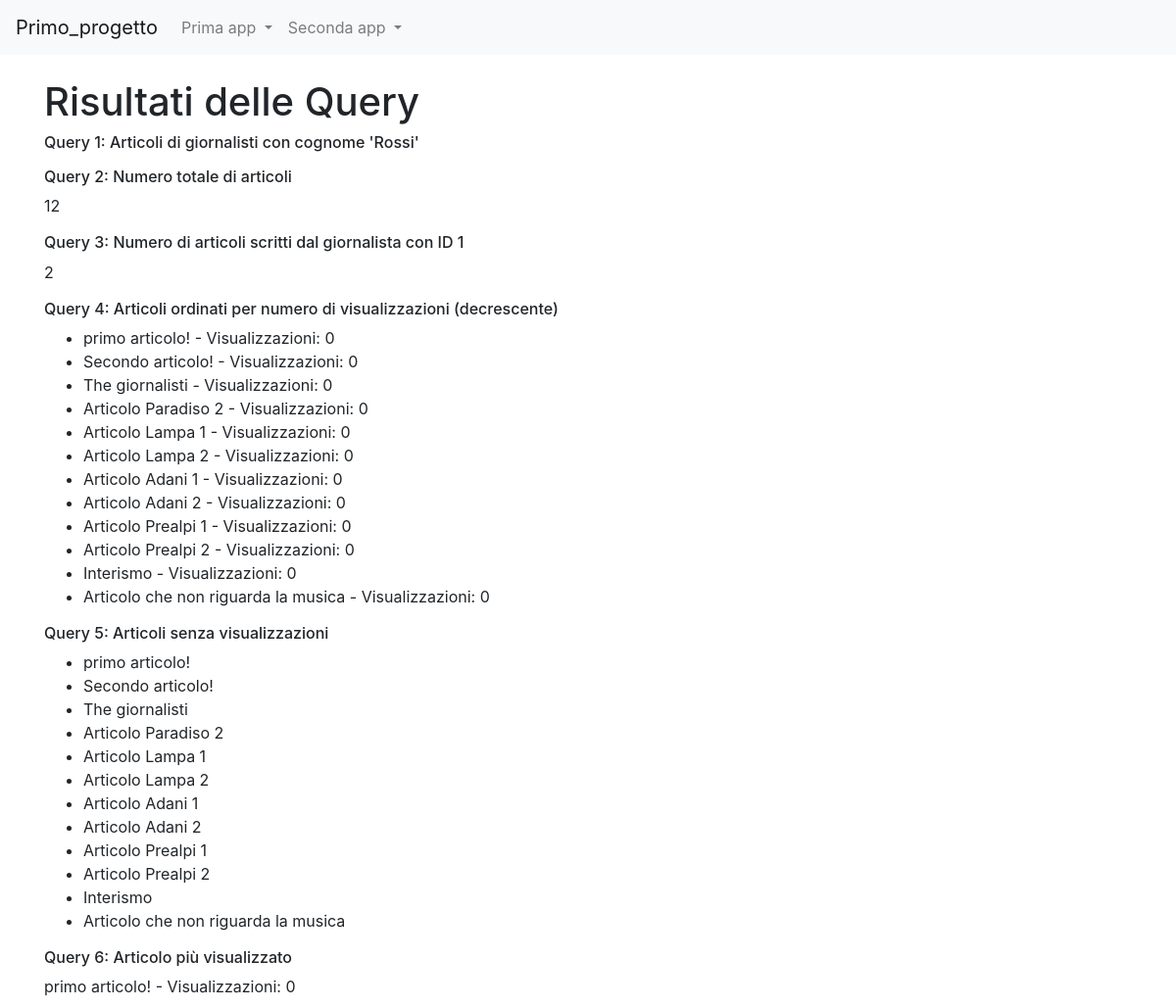
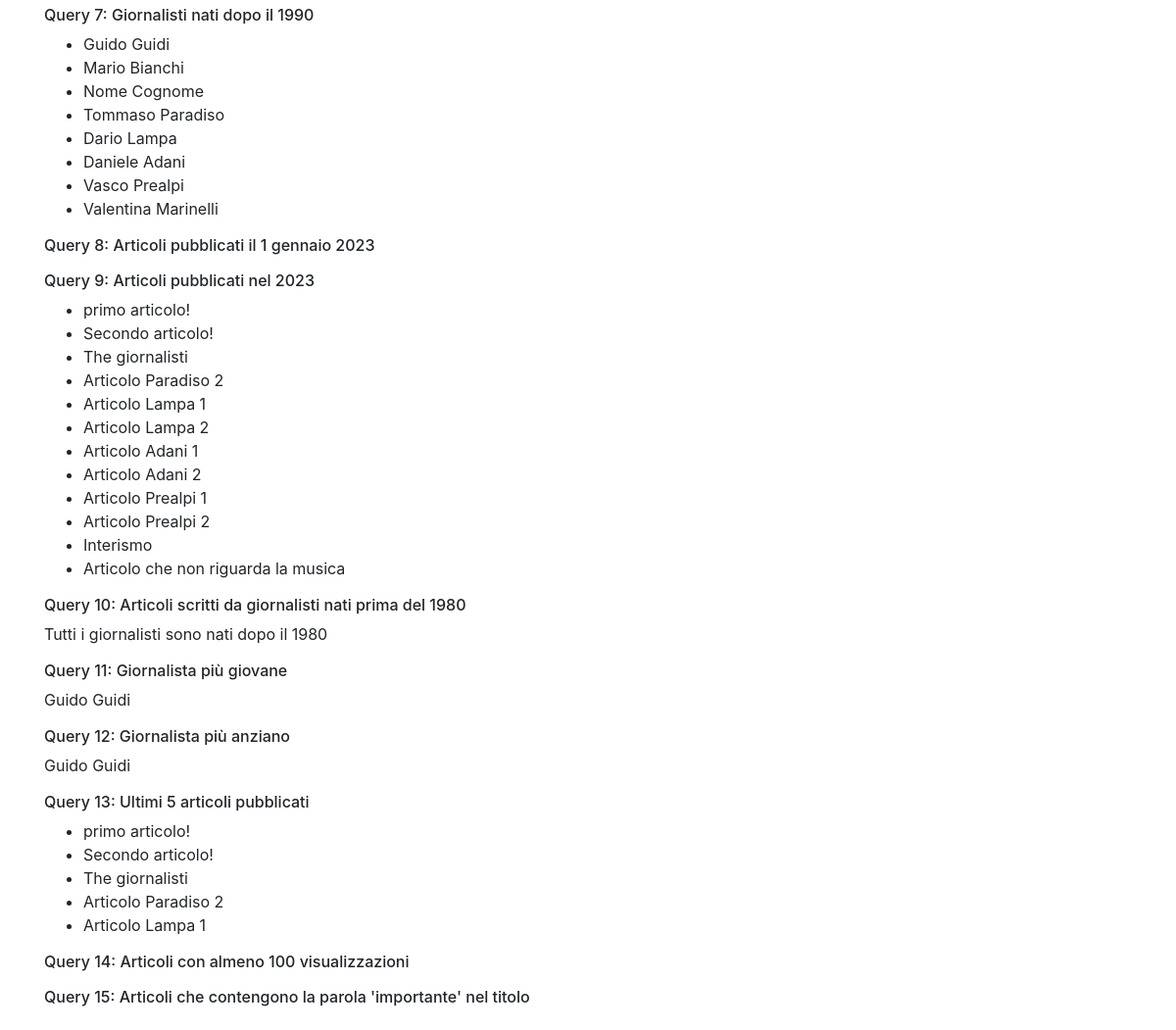
Page /news/query_base on the committed database (2 pictures, top to bottom).
### news/models.py (models this page shows, shortened)
class Articolo(models.Model):
    titolo = models.CharField(max_length=100)
    contenuto = models.TextField()
    giornalista = models.ForeignKey(Giornalista, on_delete=models.CASCADE, related_name="articoli")
    data=models.DateField(auto_now=True,blank=True)
    visualizzazioni=models.IntegerField(default=0,blank=True)
    class Meta:
        verbose_name =  "Articolo"
        verbose_name_plural = "Articoli"

class Giornalista(models.Model):
    nome = models.CharField(max_length=20)
    cognome = models.CharField(max_length=20)
    anno_di_nascita = models.DateTimeField(blank=True)
    class Meta:
        verbose_name = "Giornalista"
        verbose_name_plural = "Giornalisti"

### news/views.py (the view)
# urls.py: path("query_base",queryBase, name="query_base"),
def queryBase(request):
    articoli_cognome = Articolo.objects.filter(giornalista__cognome='Rossi')
    numero_totale_articoli = Articolo.objects.count()
    giornalista_1 = Giornalista.objects.get(id=9)
    numero_articoli_giornalista_1 = Articolo.objects.filter(giornalista=giornalista_1).count()
    articoli_ordinati = Articolo.objects.order_by('-visualizzazioni')
    articoli_senza_visualizzazioni = Articolo.objects.filter(visualizzazioni=0)
    articolo_piu_visualizzato = Articolo.objects.order_by('-visualizzazioni').first()
    giornalisti_data = Giornalista.objects.filter(anno_di_nascita__gt=datetime.date(1990, 1, 1))
    articoli_del_giorno = Articolo.objects.filter(data=datetime.date(2023, 1, 1))
    articoli_periodo = Articolo.objects.filter(data__range=(datetime.date(2023, 1, 1), datetime.date(2023, 12, 31)))
    giornalisti_nati = Giornalista.objects.filter(anno_di_nascita__lt=datetime.date(1980, 1, 1))
    articoli_giornalisti = Articolo.objects.filter(giornalista__in=giornalisti_nati)
    giornalista_giovane = Giornalista.objects.order_by('anno_di_nascita').first()
    giornalista_anziano = Giornalista.objects.order_by('-anno_di_nascita').first()
    ultimi = Articolo.objects.order_by('-data')[:5]
    articoli_minime_visualizzazioni = Articolo.objects.filter(visualizzazioni__gte=100)
    articoli_parola = Articolo.objects.filter(titolo__icontains='importante')
    context = {
        'articoli_cognome': articoli_cognome,
        'numero_totale_articoli': numero_totale_articoli,
        'numero_articoli_giornalista_1': numero_articoli_giornalista_1,
        'articoli_ordinati': articoli_ordinati,
        'articoli_senza_visualizzazioni': articoli_senza_visualizzazioni,
        'articolo_piu_visualizzato': articolo_piu_visualizzato,
        'giornalisti_data': giornalisti_data,
        'articoli_del_giorno': articoli_del_giorno,
        'articoli_periodo': articoli_periodo,
        'articoli_giornalisti': articoli_giornalisti,
        'giornalista_giovane': giornalista_giovane,
        'giornalista_anziano': giornalista_anziano,
        'ultimi': ultimi,
        'articoli_minime_visualizzazioni': articoli_minime_visualizzazioni,
        'articoli_parola': articoli_parola,
    }
    return render(request, 'query_base.html', context)

### news/templates/query_base.html (shortened to what this page needs)
{% extends "base.html" %}
{%block content %}
    <h1>Risultati delle Query</h1>
    <h6>Query 1: Articoli di giornalisti con cognome 'Rossi'</h6>
    <h6>Query 2: Numero totale di articoli</h6>
    <p>{{ numero_totale_articoli }}</p>
    <h6>Query 3: Numero di articoli scritti dal giornalista con ID 1</h6>
    <p>{{ numero_articoli_giornalista_1 }}</p>
    <h6>Query 4: Articoli ordinati per numero di visualizzazioni (decrescente)</h6>
    <ul>
        {% for articolo in articoli_ordinati %}
            <li>{{ articolo.titolo }} - Visualizzazioni: {{ articolo.visualizzazioni }}</li>
        {% endfor %}
    </ul>
    <h6>Query 5: Articoli senza visualizzazioni</h6>
    <ul>
        {% for articolo in articoli_senza_visualizzazioni %}
            <li>{{ articolo.titolo }}</li>
        {% endfor %}
    </ul>
    <h6>Query 6: Articolo più visualizzato</h6>
    <p>{{ articolo_piu_visualizzato.titolo }} - Visualizzazioni: {{ articolo_piu_visualizzato.visualizzazioni }}</p>
    <h6>Query 7: Giornalisti nati dopo il 1990</h6>
    <ul>
        {% for giornalista in giornalisti_data %}
            <li>{{ giornalista.nome }} {{ giornalista.cognome }}</li>
        {% endfor %}
    </ul>
    <h6>Query 8: Articoli pubblicati il 1 gennaio 2023</h6>
    <h6>Query 9: Articoli pubblicati nel 2023</h6>
    <ul>
        {% for articolo in articoli_periodo %}
            <li>{{ articolo.titolo }}</li>
        {% endfor %}
    </ul>
    <h6>Query 10: Articoli scritti da giornalisti nati prima del 1980</h6>
    {% if articoli_giornalisti %}
        <ul>
            {% for articolo in articoli_giornalisti %}
                <li>{{ articolo.titolo }} - Scritto da {{ articolo.giornalista.nome }} {{ articolo.giornalista.cognome }}</li>
            {% endfor %}
        </ul>
    {% else %}
        <p>Tutti i giornalisti sono nati dopo il 1980</p>
    {% endif %}
    <h6>Query 11: Giornalista più giovane</h6>
    <p>{{ giornalista_giovane.nome }} {{ giornalista_giovane.cognome }}</p>
    <h6>Query 12: Giornalista più anziano</h6>
    <p>{{ giornalista_anziano.nome }} {{ giornalista_anziano.cognome }}</p>
    <h6>Query 13: Ultimi 5 articoli pubblicati</h6>
    <ul>
        {% for articolo in ultimi %}
            <li>{{ articolo.titolo }}</li>
        {% endfor %}
    </ul>
    <h6>Query 14: Articoli con almeno 100 visualizzazioni</h6>
    <h6>Query 15: Articoli che contengono la parola 'importante' nel titolo</h6>
{%endblock content%}

### rows in the picture
Articolo: titolo "primo articolo!", visualizzazioni "0"
Articolo: titolo "Secondo articolo!", visualizzazioni "0"
Articolo: titolo "The giornalisti", visualizzazioni "0"
Articolo: titolo "Articolo Paradiso 2", visualizzazioni "0"
Articolo: titolo "Articolo Lampa 1", visualizzazioni "0"
Articolo: titolo "Articolo Lampa 2", visualizzazioni "0"
Articolo: titolo "Articolo Adani 1", visualizzazioni "0"
Articolo: titolo "Articolo Adani 2", visualizzazioni "0"
Articolo: titolo "Articolo Prealpi 1", visualizzazioni "0"
Articolo: titolo "Articolo Prealpi 2", visualizzazioni "0"
Articolo: titolo "Interismo", visualizzazioni "0"
Articolo: titolo "Articolo che non riguarda la musica", visualizzazioni "0"
Giornalista: nome "Guido", cognome "Guidi"
Giornalista: nome "Mario", cognome "Bianchi"
Giornalista: nome "Nome", cognome "Cognome"
Giornalista: nome "Tommaso", cognome "Paradiso"
Giornalista: nome "Dario", cognome "Lampa"
Giornalista: nome "Daniele", cognome "Adani"
Giornalista: nome "Vasco", cognome "Prealpi"
Giornalista: nome "Valentina", cognome "Marinelli"

### other values in the picture
{{ numero_totale_articoli }} "12"
{{ numero_articoli_giornalista_1 }} "2"
